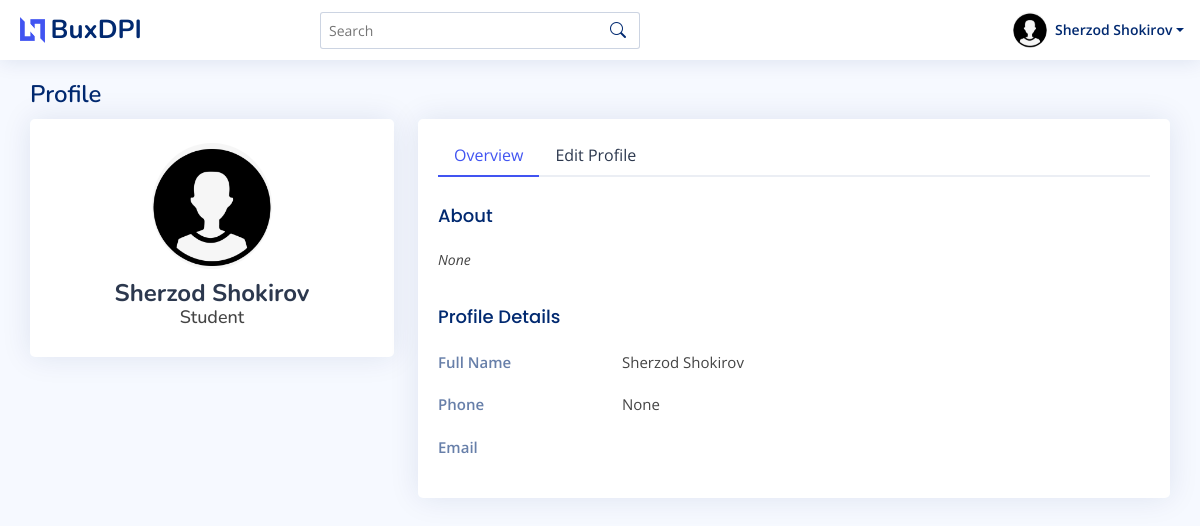
Screenshot of /profil (signed in) with the database file from the repository.
### users/models.py (models this page shows)
class User(AbstractUser):
    role = models.ForeignKey(Role,on_delete=models.CASCADE, null=True, blank=True)
    image = models.ImageField(upload_to='avatars/', default='avatars/default.png', null=True, blank=True)
    phone = models.CharField(max_length=20, null=True, blank=True)
    about = models.CharField(max_length=250, null=True, blank=True)
    def __str__(self):
        return self.username

class Role(models.Model):
    name = models.CharField(max_length=50)
    def __str__(self):
        return self.name

### users/views.py (the view)
# urls.py: path('profil', profil, name='profil'),
@login_required
def profil(request):
    if request.method == 'POST':
        form = Userprofilform(data=request.POST,files=request.FILES,instance=request.user)
        if form.is_valid():
            form.save()
            return redirect(reverse('profil'))
    else:
        form = Userprofilform(instance=request.user)
    context = {
        'form': form,
        'user': User.objects.get(username=request.user),
    }
    return render(request, 'home/user-profile.html', context)

### users/forms.py
class Userprofilform(forms.ModelForm):
    class Meta:
        model = User
        fields = ('first_name','last_name','image','phone','about',)
    def __init__(self,*args,**kwargs):
        super(Userprofilform,self).__init__(*args,**kwargs)
        for field_name, field in self.fields.items():
            field.widget.attrs['class'] = 'form-control'

### templates/home/user-profile.html (shortened to what this page needs)
{% extends 'main.html' %} {% load static %}
{% block content %}
<div class="pagetitle">
    <h1>Profile</h1>
</div>
<section class="section profile">
    <div class="row">
      <div class="col-xl-4">
        <div class="card">
          <div class="card-body profile-card pt-4 d-flex flex-column align-items-center">
            <img src="{{ user.image.url }}" alt="Profile" class="rounded-circle">
            <h2>{{ user.get_full_name }}</h2>
            <h3>{{ user.role.name }}</h3>
          </div>
        </div>
      </div>
      <div class="col-xl-8">
        <div class="card">
          <div class="card-body pt-3">
            <ul class="nav nav-tabs nav-tabs-bordered" role="tablist">
              <li class="nav-item" role="presentation">
                <button class="nav-link active" data-bs-toggle="tab" data-bs-target="#profile-overview" aria-selected="true" role="tab">Overview</button>
              </li>
              <li class="nav-item" role="presentation">
                <button class="nav-link" data-bs-toggle="tab" data-bs-target="#profile-edit" aria-selected="false" tabindex="-1" role="tab">Edit Profile</button>
              </li>
            </ul>
            <div class="tab-content pt-2">
              <div class="tab-pane fade show active profile-overview" id="profile-overview" role="tabpanel">
                <h5 class="card-title">About</h5>
                <p class="small fst-italic">{{ user.about }}</p>
                <h5 class="card-title">Profile Details</h5>
                <div class="row">
                  <div class="col-lg-3 col-md-4 label ">Full Name</div>
                  <div class="col-lg-9 col-md-8">{{ user.get_full_name }}</div>
                </div>
                <div class="row">
                  <div class="col-lg-3 col-md-4 label">Phone</div>
                  <div class="col-lg-9 col-md-8">{{ user.phone }}</div>
                </div>
                <div class="row">
                  <div class="col-lg-3 col-md-4 label">Email</div>
                  <div class="col-lg-9 col-md-8">{{ user.email }}</div>
                </div>
              </div>
            </div>
          </div>
        </div>
      </div>
    </div>
</section>
{% endblock %}

### templates/main.html (shortened to what this page needs)
<!DOCTYPE html> {% load static %}
<html lang="en">
<head>
  <link href="{% static 'assets/vendor/bootstrap/css/bootstrap.min.css' %}" rel="stylesheet">
  <link href="{% static 'assets/vendor/bootstrap-icons/bootstrap-icons.css' %}" rel="stylesheet">
  <link href="{% static 'assets/vendor/boxicons/css/boxicons.min.css' %}" rel="stylesheet">
  <link href="{% static 'assets/vendor/quill/quill.snow.css' %}" rel="stylesheet">
  <link href="{% static 'assets/vendor/quill/quill.bubble.css' %}" rel="stylesheet">
  <link href="{% static 'assets/vendor/remixicon/remixicon.css' %}" rel="stylesheet">
  <link href="{% static 'assets/vendor/simple-datatables/style.css' %}" rel="stylesheet">
  <link href="{% static 'assets/css/style.css' %}" rel="stylesheet">
</head>
<body class="toggle-sidebar">
  <header id="header" class="header fixed-top d-flex align-items-center">
    <div class="d-flex align-items-center justify-content-between">
      {% if user.role.name == 'Teacher' %}
          <a href="{% url 'main' %}" class="logo d-flex align-items-center">
            <img src="{% static 'assets/img/logo.png' %}" alt="">
            <span class="d-none d-lg-block">BuxDPI</span>
          </a>
      {% else %}
          <a href="{% url 'main2' %}" class="logo d-flex align-items-center">
            <img src="{% static 'assets/img/logo.png' %}" alt="">
            <span class="d-none d-lg-block">BuxDPI</span>
          </a>
      {% endif %}
    </div>
    <div class="search-bar">
      <form class="search-form d-flex align-items-center" action="#">
        <input type="text" name="query" placeholder="Search" title="Enter search keyword">
        <button type="submit" title="Search"><i class="bi bi-search"></i></button>
      </form>
    </div>
    <nav class="header-nav ms-auto">
      <ul class="d-flex align-items-center">
        <li class="nav-item dropdown pe-3">
          <a class="nav-link nav-profile d-flex align-items-center pe-0" href="#" data-bs-toggle="dropdown">
            <img src="{{ user.image.url }}" alt="Profile" class="rounded-circle">
            <span class="d-none d-md-block dropdown-toggle ps-2">{{ user.get_full_name }}</span>
          </a>
        </li>
      </ul>
    </nav>
  </header>
  <main id="main" class="main">
    {% block content %}{% endblock %}
  </main>
</body>
</html>

### static/assets/css/style.css (style rules this page uses)
:root { scroll-behavior: smooth; }
body { font-family: "Open Sans", sans-serif; background: #f6f9ff; color: #444444; }
a { color: #4154f1; text-decoration: none; }
h1, h2, h3, h4, h5, h6 { font-family: "Nunito", sans-serif; }
#main { margin-top: 60px; padding: 20px 30px; transition: all 0.3s; }
.pagetitle { margin-bottom: 10px; }
.pagetitle h1 { font-size: 24px; margin-bottom: 0; font-weight: 600; color: #012970; }
.card { margin-bottom: 30px; border: none; border-radius: 5px; box-shadow: 0px 0 30px rgba(1, 41, 112, 0.1); }
.card-title { padding: 20px 0 15px 0; font-size: 18px; font-weight: 500; color: #012970; font-family: "Poppins", sans-serif; }
.card-body { padding: 0 20px 20px 20px; }
.nav-tabs-bordered { border-bottom: 2px solid #ebeef4; }
.nav-tabs-bordered .nav-link { margin-bottom: -2px; border: none; color: #2c384e; }
.nav-tabs-bordered .nav-link.active { background-color: #fff; color: #4154f1; border-bottom: 2px solid #4154f1; }
.logo { line-height: 1; }
@media (min-width: 1200px) { .logo { width: 280px; } }
.logo img { max-height: 26px; margin-right: 6px; }
.logo span { font-size: 26px; font-weight: 700; color: #012970; font-family: "Nunito", sans-serif; }
.header { transition: all 0.5s; z-index: 997; height: 60px; box-shadow: 0px 2px 20px rgba(1, 41, 112, 0.1); background-color: #fff; padding-left: 20px; }
.header .search-bar { min-width: 360px; padding: 0 20px; }
.header .search-form { width: 100%; }
.header .search-form input { border: 0; font-size: 14px; color: #012970; border: 1px solid rgba(1, 41, 112, 0.2); padding: 7px 38px 7px 8px; border-radius: 3px; transition: 0.3s; width: 100%; }
.header .search-form button { border: 0; padding: 0; margin-left: -30px; background: none; }
.header .search-form button i { color: #012970; }
.header-nav ul { list-style: none; }
.header-nav>ul { margin: 0; padding: 0; }
.header-nav .nav-profile { color: #012970; }
.header-nav .nav-profile img { max-height: 36px; }
.header-nav .nav-profile span { font-size: 14px; font-weight: 600; }
@media (min-width: 1200px) { #main, #footer { margin-left: 300px; } }
@media (min-width: 1200px) { .toggle-sidebar #main, .toggle-sidebar #footer { margin-left: 0; } }
.profile .profile-card img { max-width: 120px; }
.profile .profile-card h2 { font-size: 24px; font-weight: 700; color: #2c384e; margin: 10px 0 0 0; }
.profile .profile-card h3 { font-size: 18px; }
.profile .profile-overview .row { margin-bottom: 20px; font-size: 15px; }
.profile .profile-overview .card-title { color: #012970; }
.profile .profile-overview .label { font-weight: 600; color: rgba(1, 41, 112, 0.6); }

### rows the page displays
User: image (placeholder picture), get_full_name "Sherzod Shokirov", role.name "Student", about "None", phone "None"
